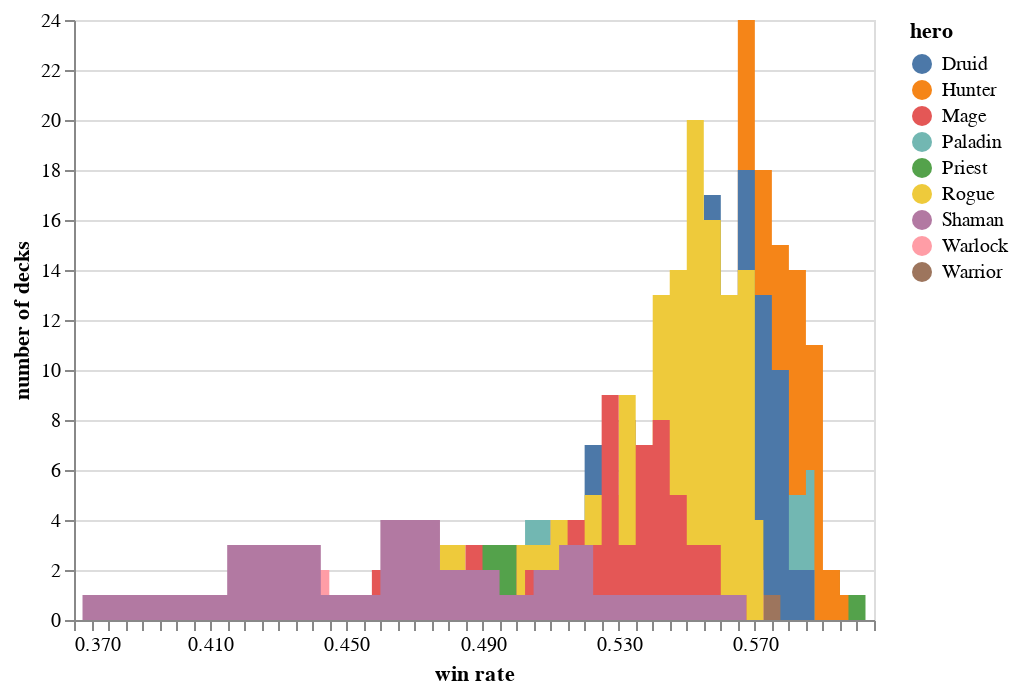

The code cell stored with this chart in its notebook:
### Markdown cell above
# How win rates for different types look like?

### Code cell
selection = alt.selection_multi(fields=['hero'], bind='legend')

alt.Chart(data).mark_area(
    opacity=0.6,
    interpolate='step'
).encode(
    alt.X('wr:Q', bin=alt.Bin(maxbins=100), title='win rate'),
    alt.Y('count()', stack=None, title='number of decks'),
    alt.Color('hero:N'),
    opacity=alt.condition(selection, alt.value(1), alt.value(0.2))

).add_selection(
    selection
)

### Figure 1 — Vega-Lite specification as saved in the notebook (floating-point values rounded to 4 significant figures; data arrays with more than 128 entries replaced by an {"elided": "..."} marker saying what was removed)
{"config": {"view": {"continuousWidth": 400, "continuousHeight": 300}}, "data": {"name": "data-5388177e42e484c1f6c7adf789ca3865"}, "mark": {"type": "area", "interpolate": "step", "opacity": 0.6}, "encoding": {"color": {"type": "nominal", "field": "hero"}, "opacity": {"condition": {"value": 1, "selection": "selector001"}, "value": 0.2}, "x": {"type": "quantitative", "bin": {"maxbins": 100}, "field": "wr", "title": "win rate"}, "y": {"type": "quantitative", "aggregate": "count", "stack": null, "title": "number of decks"}}, "selection": {"selector001": {"type": "multi", "fields": ["hero"], "bind": "legend"}}, "$schema": "https://vega.github.io/schema/vega-lite/v4.8.1.json", "datasets": {"data-5388177e42e484c1f6c7adf789ca3865": {"elided": "736 records"}}}
